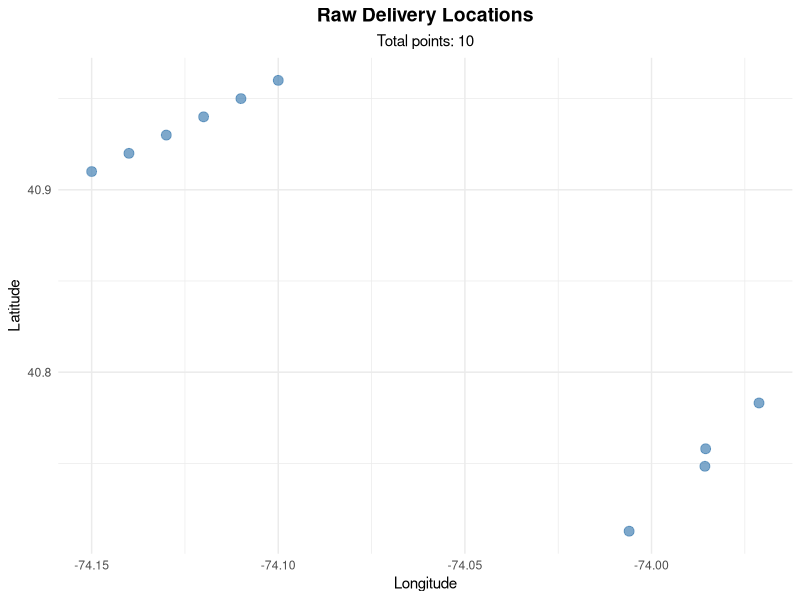
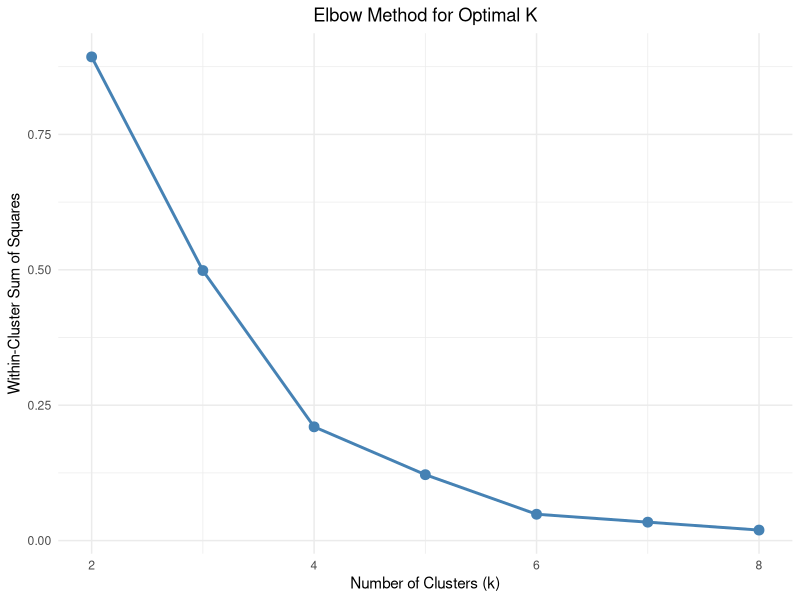

Write the R code that produced these figures, in order. (Note: this script raises an error after producing the figures.)
# Lab Project: Geospatial Clustering in R
# Enhanced version with outlier detection, zone labeling, and cluster profiling

library(tidyverse)
library(sf)
library(geosphere)

# ==============================================================================
# 1. LOAD AND EXPLORE DATA
# ==============================================================================

coords <- read_csv("deliverytime.txt")

cat("\n=== DATA EXPLORATION ===\n")
cat("Dataset dimensions:", nrow(coords), "rows,", ncol(coords), "columns\n")
cat("\nFirst 10 rows:\n")
print(head(coords, 10))
cat("\nData summary:\n")
print(summary(coords))

# ==============================================================================
# 2. VISUALIZE RAW POINTS
# ==============================================================================

cat("\n=== VISUALIZING RAW DELIVERY LOCATIONS ===\n")

raw_plot <- ggplot(coords, aes(x = lng, y = lat)) +
  geom_point(alpha = 0.7, size = 3, color = "steelblue") +
  labs(
    title = "Raw Delivery Locations",
    subtitle = paste("Total points:", nrow(coords)),
    x = "Longitude",
    y = "Latitude"
  ) +
  theme_minimal() +
  theme(
    plot.title = element_text(hjust = 0.5, size = 14, face = "bold"),
    plot.subtitle = element_text(hjust = 0.5)
  )

print(raw_plot)

# ==============================================================================
# 3. PREPROCESSING: SCALE COORDINATES FOR K-MEANS
# ==============================================================================

cat("\n=== PREPROCESSING ===\n")

coords_scaled <- coords %>%
  mutate(
    lat_scaled = scale(lat),
    lng_scaled = scale(lng)
  )

# ==============================================================================
# 4. DETERMINE OPTIMAL K USING ELBOW METHOD
# ==============================================================================

cat("\n=== DETERMINING OPTIMAL K (ELBOW METHOD) ===\n")

set.seed(42)
k_values <- 2:8
wss <- numeric(length(k_values))

for (i in seq_along(k_values)) {
  kmeans_temp <- kmeans(coords_scaled[, c("lat_scaled", "lng_scaled")], 
                        centers = k_values[i], nstart = 10)
  wss[i] <- kmeans_temp$tot.withinss
}

elbow_df <- tibble(k = k_values, wss = wss)

elbow_plot <- ggplot(elbow_df, aes(x = k, y = wss)) +
  geom_line(color = "steelblue", linewidth = 1) +
  geom_point(color = "steelblue", size = 3) +
  labs(title = "Elbow Method for Optimal K", x = "Number of Clusters (k)", 
       y = "Within-Cluster Sum of Squares") +
  theme_minimal() +
  theme(plot.title = element_text(hjust = 0.5))

print(elbow_plot)

# ==============================================================================
# 5. RUN K-MEANS CLUSTERING
# ==============================================================================

cat("\n=== K-MEANS CLUSTERING ===\n")

optimal_k <- 3
cat("Using k =", optimal_k, "clusters\n")

set.seed(42)
kmeans_result <- kmeans(coords_scaled[, c("lat_scaled", "lng_scaled")], 
                       centers = optimal_k, nstart = 20)

coords$cluster_id <- kmeans_result$cluster

cat("\nCluster distribution:\n")
print(table(coords$cluster_id))

cat("\nCluster centers (original scale):\n")
print(kmeans_result$centers)

# ==============================================================================
# 6. OUTLIER DETECTION AND REMOVAL
# ==============================================================================

cat("\n=== OUTLIER DETECTION ===\n")

coords <- coords %>%
  mutate(
    center_lat = kmeans_result$centers[cluster_id, "lat_scaled"],
    center_lng = kmeans_result$centers[cluster_id, "lng_scaled"],
    distance_to_center = sqrt((lat_scaled - center_lat)^2 + (lng_scaled - center_lng)^2)
  )

q75 <- quantile(coords$distance_to_center, 0.75)
q75 <- quantile(coords$distance_to_center, 0.75)
iqr <- IQR(coords$distance_to_center)
threshold <- q75 + 1.5 * iqr

coords <- coords %>%
  mutate(is_outlier = distance_to_center > threshold)

outliers <- coords %>% filter(is_outlier)
cat("Number of outliers detected:", nrow(outliers), "\n")

if (nrow(outliers) > 0) {
  cat("Outlier coordinates:\n")
  print(outliers[, c("lat", "lng", "cluster_id", "distance_to_center")])
}

# ==============================================================================
# 7. CLEAN DATA (REMOVE OUTLIERS)
# ==============================================================================

cat("\n=== CLEANING DATA ===\n")

coords_clean <- coords %>% filter(!is_outlier)
cat("Points after removing outliers:", nrow(coords_clean), "\n")

# Re-run K-Means on clean data
set.seed(42)
kmeans_clean <- kmeans(coords_clean[, c("lat_scaled", "lng_scaled")], 
                       centers = optimal_k, nstart = 20)
coords_clean$cluster_id <- kmeans_clean$cluster

cat("\nUpdated cluster distribution:\n")
print(table(coords_clean$cluster_id))

# ==============================================================================
# 8. LABEL CLUSTERS AS MEANINGFUL ZONES
# ==============================================================================

cat("\n=== LABELING ZONES ===\n")

cluster_centers <- coords_clean %>%
  group_by(cluster_id) %>%
  summarise(
    avg_lat = mean(lat),
    avg_lng = mean(lng),
    n_points = n(),
    .groups = "drop"
  ) %>%
  arrange(desc(avg_lng))

print(cluster_centers)

zone_labels <- case_when(
  cluster_centers$avg_lng > -73.99 ~ "Downtown/Financial District",
  cluster_centers$avg_lat > 40.75 ~ "Uptown/North Zone",
  TRUE ~ "Midtown/Central Zone"
)

zone_mapping <- setNames(zone_labels, cluster_centers$cluster_id)
cat("\nZone mapping:\n")
print(zone_mapping)

coords_clean$zone <- zone_labels[match(coords_clean$cluster_id, cluster_centers$cluster_id)]

# ==============================================================================
# 9. CLUSTER PROFILING
# ==============================================================================

cat("\n=== CLUSTER PROFILING ===\n")

profile <- coords_clean %>%
  group_by(cluster_id, zone) %>%
  summarise(
    n_deliveries = n(),
    lat_range = max(lat) - min(lat),
    lng_range = max(lng) - min(lng),
    centroid_lat = mean(lat),
    centroid_lng = mean(lng),
    .groups = "drop"
  ) %>%
  mutate(
    area_approx = lat_range * lng_range * 111 * 111,
    density = n_deliveries / area_approx
  )

cat("\nCluster Profile:\n")
print(profile)

# ==============================================================================
# 10. VISUALIZE CLUSTERS WITH ZONES
# ==============================================================================

cat("\n=== VISUALIZING CLUSTERS ===\n")

cluster_plot <- ggplot(coords_clean, aes(x = lng, y = lat, color = zone)) +
  geom_point(alpha = 0.7, size = 4) +
  geom_point(data = as_tibble(kmeans_clean$centers) %>% 
               mutate(lat = lat * sd(coords$lat) + mean(coords$lat),
                      lng = lng * sd(coords$lng) + mean(coords$lng)),
             aes(x = lng, y = lat), 
             shape = "X", size = 8, color = "black", stroke = 2) +
  labs(
    title = "Delivery Locations by Cluster Zone",
    subtitle = paste("K-Means with k =", optimal_k),
    x = "Longitude",
    y = "Latitude",
    color = "Zone"
  ) +
  theme_minimal() +
  theme(
    plot.title = element_text(hjust = 0.5, size = 14, face = "bold"),
    plot.subtitle = element_text(hjust = 0.5),
    legend.position = "bottom"
  )

print(cluster_plot)

# ==============================================================================
# 11. DBSCAN COMPARISON (ENHANCEMENT)
# ==============================================================================

cat("\n=== DBSCAN CLUSTERING (COMPARISON) ===\n")

if (!require("dbscan", quietly = TRUE)) {
  install.packages("dbscan", repos = "https://cloud.r-project.org")
  library(dbscan)
}

set.seed(42)
eps_value <- 0.15
min_pts <- 3

dbscan_result <- dbscan(coords_clean[, c("lat_scaled", "lng_scaled")], 
                        eps = eps_value, minPts = min_pts)

coords_clean$dbscan_cluster <- dbscan_result$cluster

cat("DBSCAN found", length(unique(dbscan_result$cluster)) - 1, "clusters\n")
cat("Noise points (outliers):", sum(dbscan_result$cluster == 0), "\n")

dbscan_plot <- ggplot(coords_clean, aes(x = lng, y = lat, color = factor(dbscan_cluster))) +
  geom_point(alpha = 0.7, size = 4) +
  scale_color_manual(values = c("gray", "red", "green", "blue", "orange", "purple"),
                     name = "DBSCAN Cluster") +
  labs(
    title = "DBSCAN Clustering Result",
    subtitle = paste("eps =", eps_value, ", minPts =", min_pts),
    x = "Longitude",
    y = "Latitude"
  ) +
  theme_minimal() +
  theme(
    plot.title = element_text(hjust = 0.5, size = 14, face = "bold"),
    plot.subtitle = element_text(hjust = 0.5),
    legend.position = "bottom"
  )

print(dbscan_plot)

# ==============================================================================
# 12. COMPARISON SUMMARY
# ==============================================================================

cat("\n=== COMPARISON: K-MEANS vs DBSCAN ===\n")

kmeans_clusters <- length(unique(coords_clean$cluster_id))
dbscan_clusters <- length(unique(dbscan_result$cluster)) - 1
dbscan_noise <- sum(dbscan_result$cluster == 0)

cat("K-Means clusters:", kmeans_clusters, "\n")
cat("DBSCAN clusters:", dbscan_clusters, "\n")
cat("DBSCAN noise points:", dbscan_noise, "\n")

cat("\n=== ANALYSIS COMPLETE ===\n")
cat("K-Means is suitable for spherical clusters but may struggle with irregular shapes.\n")
cat("DBSCAN automatically identifies outliers and can find arbitrarily shaped clusters.\n")

# ==============================================================================
# 13. SAVE RESULTS
# ==============================================================================

write_csv(coords_clean, "clustered_deliveries.csv")
cat("\nResults saved to: clustered_deliveries.csv\n")

cat("\n=== FINAL ZONE SUMMARY ===\n")
final_summary <- coords_clean %>%
  group_by(zone) %>%
  summarise(
    deliveries = n(),
    centroid_lat = round(mean(lat), 4),
    centroid_lng = round(mean(lng), 4),
    .groups = "drop"
  )
print(final_summary)
